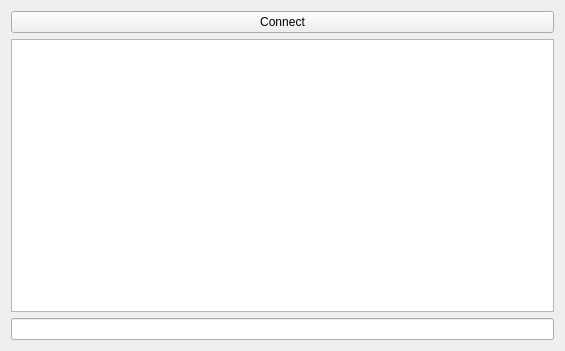
<?xml version="1.0" encoding="UTF-8"?>
<ui version="4.0">
 <class>Widget</class>
 <widget class="QWidget" name="Widget">
  <property name="geometry">
   <rect>
    <x>0</x>
    <y>0</y>
    <width>565</width>
    <height>351</height>
   </rect>
  </property>
  <property name="windowTitle">
   <string>Widget</string>
  </property>
  <layout class="QHBoxLayout" name="horizontalLayout">
   <item>
    <layout class="QGridLayout" name="fieldsGridLayout"/>
   </item>
   <item>
    <layout class="QVBoxLayout" name="verticalLayout">
     <property name="sizeConstraint">
      <enum>QLayout::SetMinimumSize</enum>
     </property>
     <item>
      <widget class="QPushButton" name="connectButton">
       <property name="text">
        <string>Connect</string>
       </property>
      </widget>
     </item>
     <item>
      <widget class="QTextEdit" name="chatTextEdit">
       <property name="minimumSize">
        <size>
         <width>300</width>
         <height>0</height>
        </size>
       </property>
      </widget>
     </item>
     <item>
      <widget class="QLineEdit" name="messegeLineEdit"/>
     </item>
    </layout>
   </item>
  </layout>
  <zorder></zorder>
 </widget>
 <layoutdefault spacing="6" margin="11"/>
 <resources/>
 <connections/>
</ui>
